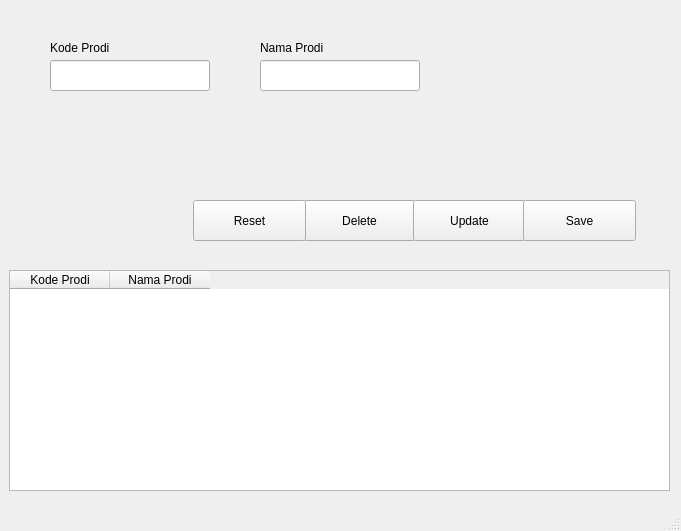
<?xml version="1.0" encoding="UTF-8"?>
<ui version="4.0">
 <class>Prodi</class>
 <widget class="QMainWindow" name="Prodi">
  <property name="geometry">
   <rect>
    <x>0</x>
    <y>0</y>
    <width>681</width>
    <height>531</height>
   </rect>
  </property>
  <property name="windowTitle">
   <string>Prodi</string>
  </property>
  <property name="inputMethodHints">
   <set>Qt::ImhNone</set>
  </property>
  <widget class="QWidget" name="centralwidget">
   <widget class="QTableWidget" name="tableData">
    <property name="geometry">
     <rect>
      <x>9</x>
      <y>270</y>
      <width>661</width>
      <height>221</height>
     </rect>
    </property>
    <column>
     <property name="text">
      <string>Kode Prodi</string>
     </property>
    </column>
    <column>
     <property name="text">
      <string>Nama Prodi</string>
     </property>
    </column>
   </widget>
   <widget class="QLineEdit" name="inptKode">
    <property name="geometry">
     <rect>
      <x>50</x>
      <y>60</y>
      <width>160</width>
      <height>31</height>
     </rect>
    </property>
    <property name="inputMask">
     <string/>
    </property>
    <property name="placeholderText">
     <string/>
    </property>
   </widget>
   <widget class="QLineEdit" name="inptNama">
    <property name="geometry">
     <rect>
      <x>260</x>
      <y>60</y>
      <width>160</width>
      <height>31</height>
     </rect>
    </property>
   </widget>
   <widget class="QLabel" name="label">
    <property name="geometry">
     <rect>
      <x>50</x>
      <y>40</y>
      <width>161</width>
      <height>16</height>
     </rect>
    </property>
    <property name="text">
     <string>Kode Prodi</string>
    </property>
   </widget>
   <widget class="QLabel" name="label_2">
    <property name="geometry">
     <rect>
      <x>260</x>
      <y>40</y>
      <width>161</width>
      <height>16</height>
     </rect>
    </property>
    <property name="text">
     <string>Nama Prodi</string>
    </property>
   </widget>
   <widget class="QPushButton" name="btnDelete">
    <property name="geometry">
     <rect>
      <x>303</x>
      <y>200</y>
      <width>113</width>
      <height>41</height>
     </rect>
    </property>
    <property name="text">
     <string>Delete</string>
    </property>
   </widget>
   <widget class="QPushButton" name="btnUpdate">
    <property name="geometry">
     <rect>
      <x>413</x>
      <y>200</y>
      <width>113</width>
      <height>41</height>
     </rect>
    </property>
    <property name="text">
     <string>Update</string>
    </property>
   </widget>
   <widget class="QPushButton" name="btnSave">
    <property name="geometry">
     <rect>
      <x>523</x>
      <y>200</y>
      <width>113</width>
      <height>41</height>
     </rect>
    </property>
    <property name="text">
     <string>Save</string>
    </property>
   </widget>
   <widget class="QPushButton" name="btnReset">
    <property name="geometry">
     <rect>
      <x>193</x>
      <y>200</y>
      <width>113</width>
      <height>41</height>
     </rect>
    </property>
    <property name="text">
     <string>Reset</string>
    </property>
   </widget>
  </widget>
  <widget class="QStatusBar" name="statusbar"/>
 </widget>
 <resources/>
 <connections/>
</ui>
